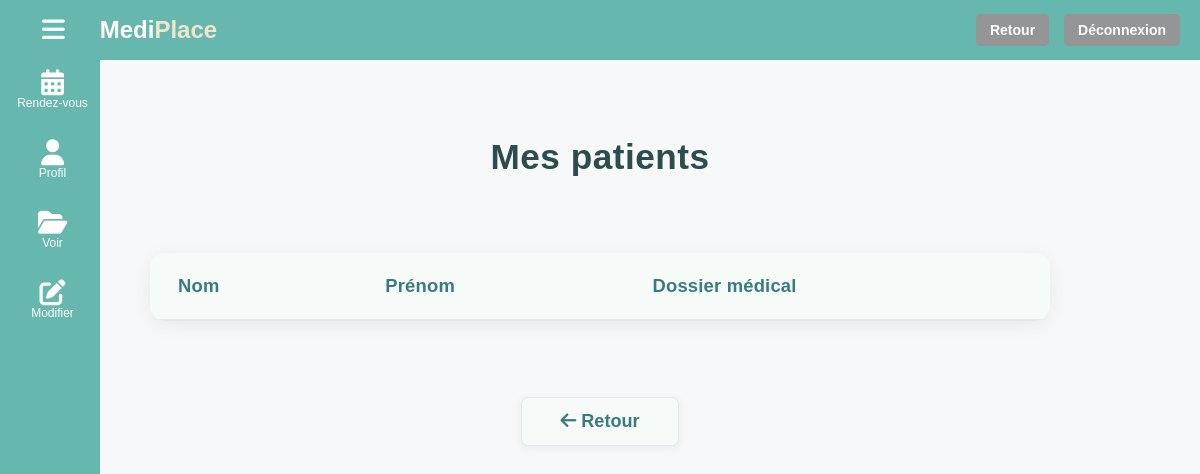
Before: /mes-patients-med/ (signed in) with the older database file.
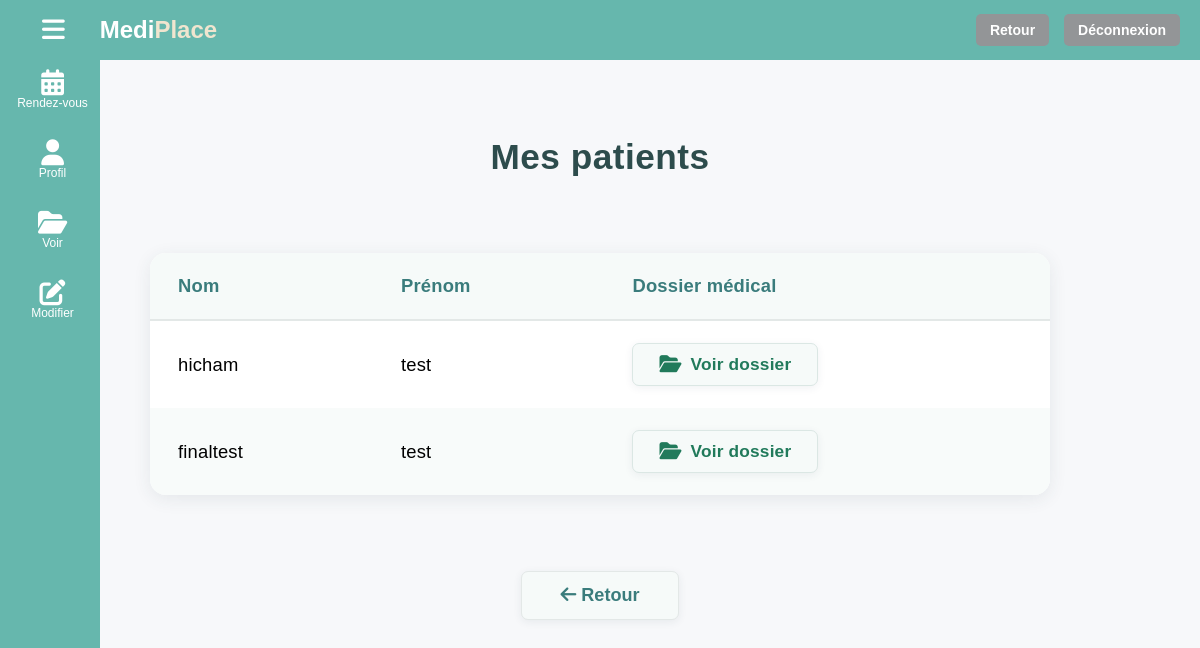
After: the same page with the newer database file.
### cabinet/models.py (models this page shows, shortened)
class Patient(models.Model):
    nom = models.CharField(max_length=50)
    prenom = models.CharField(max_length=50)
    email = models.EmailField(unique=True)
    numero_telephone = models.CharField(max_length=15)
    date_naissance = models.DateField()
    mot_de_passe = models.CharField(max_length=128)

### cabinet/views.py (the view)
# urls.py: path('mes-patients-med/', views.mes_patients_med, name='mes_patients_med'),
def mes_patients_med(request):
    email_med = request.session.get('user_email')
    if not email_med:
        return redirect('login')
    try:
        medecin = Medecin.objects.get(email=email_med)
        patient_ids = RendezVous.objects.filter(medecin=medecin).values_list('patient', flat=True).distinct()
        patients = Patient.objects.filter(id__in=patient_ids)
        return render(request, 'cabinet/mes_patients_med.html', {'patients': patients})
    except Medecin.DoesNotExist:
        messages.error(request, "Médecin non trouvé.")
        return redirect('login')

### cabinet/templates/cabinet/mes_patients_med.html (shortened to what this page needs)
{% load static %} {% include 'cabinet/headerbasepagemed.html' %}
<div class="patients-bg">
  <div class="patients-centered">
    <h2 class="patients-title">Mes patients</h2>
    <div class="table-bg">
      <table class="patients-table">
        <thead>
          <tr>
            <th>Nom</th>
            <th>Prénom</th>
            <th>Dossier médical</th>
          </tr>
        </thead>
        <tbody>
          {% for patient in patients %}
          <tr>
            <td>{{ patient.nom }}</td>
            <td>{{ patient.prenom }}</td>
            <td>
              <a
                href="{% url 'dossier_patient_med' patient.id %}?from=patients"
                class="btn-voir-dossier"
              >
                <i class="fa fa-folder-open"></i> Voir dossier
              </a>
            </td>
          </tr>
          {% endfor %}
        </tbody>
      </table>
    </div>
    <div class="retour-center">
      <a href="{% url 'main_med' %}" class="btn-retour-main">
        <i class="fa fa-arrow-left"></i> Retour
      </a>
    </div>
  </div>
</div>

Changed rows visible on the page:
now on this page (row edited): Patient: nom "hicham", prenom "test"
now on this page (row unchanged): Patient: nom "finaltest", prenom "test"
